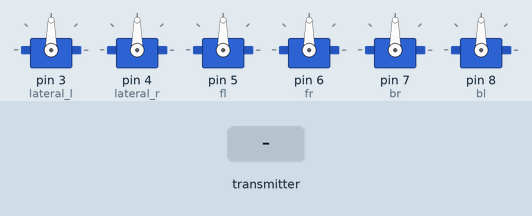
This sketch was run on a simulated Arduino Uno, built with avr-gcc and run on an emulated ATmega328P. Parts: 6 × servo. The test bench sets the inputs (shaded band). No radio packets arrive unless stated.

Above: at 3.2 s.
3.3 s: the transmitter starts sending lx = 0
At 4.5 s:
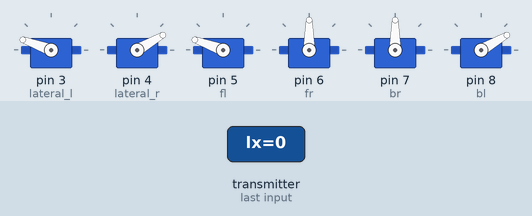
4.8 s: the transmitter starts sending ly = 64
At 5.7 s:
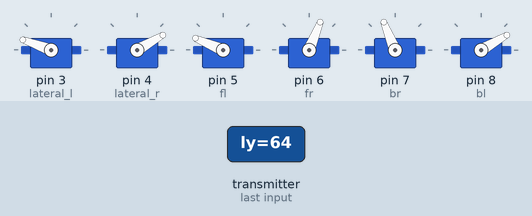
6.3 s: the transmitter starts sending rx = 64
At 6.8 s:
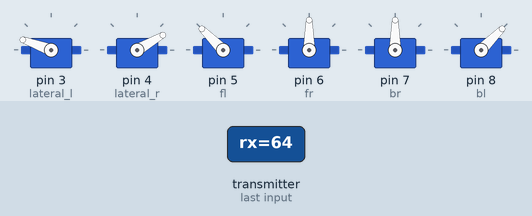
7.8 s: the transmitter starts sending lx = 64
At 9.0 s:
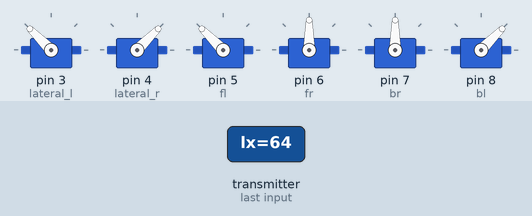
9.3 s: the transmitter starts sending ly = 0
At 10.3 s:
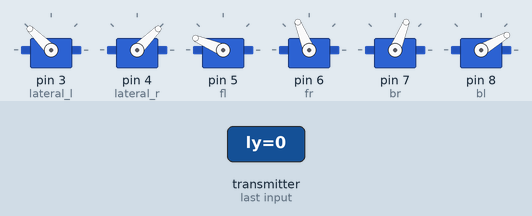
10.8 s: the transmitter starts sending rx = 0
At 11.5 s:
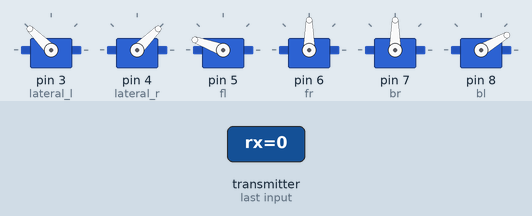
Timing chart, 0 to 13.3 s (numbered marks = the images above; inputs shaded):
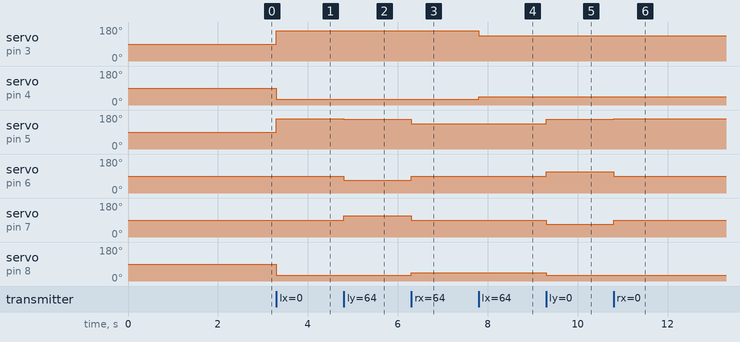

Measured:
- after the input at 3.3 s, servo on pin 3 (lateral_l), servo on pin 5 (fl): 90° → 160° at once; servo on pin 4 (lateral_r), servo on pin 8 (bl): 90° → 30° at once
- after the input at 4.8 s, servo on pin 5 (fl): 160° → 157° at once; servo on pin 6 (fr): 90° → 68° at once; servo on pin 7 (br): 90° → 112° at once
- after the input at 6.3 s, servo on pin 5 (fl): 157° → 135° at once; servo on pin 6 (fr): 68° → 90° at once; servo on pin 7 (br): 112° → 90° at once; servo on pin 8 (bl): 30° → 45° at once
- after the input at 7.8 s, servo on pin 3 (lateral_l): 160° → 135° at once; servo on pin 4 (lateral_r): 30° → 45° at once
- after the input at 9.3 s, servo on pin 5 (fl): 135° → 157° at once; servo on pin 6 (fr): 90° → 112° at once; servo on pin 7 (br): 90° → 68° at once; servo on pin 8 (bl): 45° → 30° at once
- after the input at 10.8 s, servo on pin 5 (fl): 157° → 160° at once; servo on pin 6 (fr): 112° → 90° at once; servo on pin 7 (br): 68° → 90° at once

The sketch:

receiver.ino
```cpp
#include "RF24.h"
#include "printf.h"
#include <Servo.h>

Servo fl;
Servo fr;
Servo bl;
Servo br;
Servo lateral_l;
Servo lateral_r;


RF24 radio(9, 10);
const byte data_pipe[6] = "00001";


typedef struct controller{
  uint8_t lx;
  uint8_t ly;
  uint8_t rx;
  }controller;

void setup() {
  Serial.begin(9600);
  printf_begin();

  pinMode(3, OUTPUT);
  pinMode(4, OUTPUT);
  pinMode(5, OUTPUT);
  pinMode(6, OUTPUT);
  pinMode(7, OUTPUT);
  pinMode(8, OUTPUT);
  lateral_l.attach(3);
  lateral_r.attach(4);
  fl.attach(5);
  fr.attach(6);
  br.attach(7);
  bl.attach(8);
  lateral_l.write(90);
  lateral_r.write(90);
  fl.write(90);
  fr.write(90);
  bl.write(90);
  br.write(90);
  delay(2000);

  radio.begin();
  radio.setRetries(15, 15);
  radio.setPALevel(RF24_PA_MAX);
  radio.openReadingPipe(1, data_pipe);
  radio.startListening();
  radio.printDetails();
}

void loop() {
  if (radio.available())
  {
    int payload_size = radio.getDynamicPayloadSize();
    if (payload_size > 1)
    {
      controller inputs;
      radio.read(&inputs, payload_size);
      int lx = map(inputs.lx, 0, 255, 0, 180);
      //91 is 0 after mapping
      if(lx == 91){
          lx = 90;
        }
      int ly = map(inputs.ly, 0, 255, 0, 180);
      if(ly == 91){
          ly = 90;
        }
      int rx = map(inputs.rx, 0, 255, 0, 180);
      if(rx == 91){
          rx = 90;
        }

      //have to make negative inputs for algorithm to work
      lx -= 90;
      ly -= 90;
      rx -= 90;

      // left = (ly + rx)/2
      // right = (ly - rx)/2
      // lateral = lx

      //fl = -ly - lx -rx
      //fr = ly - lx - rx
      //br = ly + lx - rx
      //bl = -ly + lx - rx
      //left
      int drive_fl = (ly + rx)/2;
      drive_fl = constrain(drive_fl, -90, 90);
      int drive_bl = (ly + rx)/2;
      drive_bl = constrain(drive_bl, -90, 90);
      //right
      int drive_fr = (ly - rx)/2;
      drive_fr = constrain(drive_fr, -90, 90);
      int drive_br = (ly - rx)/2;
      drive_br = constrain(drive_br, -90, 90);
      //lateral
      int drive_lateral = lx;

      //make positive again
      drive_fl += 90;
      drive_fr += 90;
      drive_br += 90;
      drive_bl += 90;
      drive_lateral += 90;

      //fl and fr, 0 is forward
      //br and bl, 180 is forward
      //invert fr and bl
      drive_fr = map(drive_fr, 0, 180, 180, 0);
      drive_fl = map(drive_fl, 0, 180, 180, 0);
      int drive_inverted_lateral = map(drive_lateral, 0, 180, 180, 0);

      //30 and 160 is max power for some reason
      drive_fl = constrain(drive_fl, 30,160);
      drive_fr = constrain(drive_fr, 30,160);
      drive_bl = constrain(drive_bl, 30,160);
      drive_br = constrain(drive_br, 30,160);
      drive_lateral = constrain(drive_lateral, 30, 160);
      drive_inverted_lateral = constrain(drive_inverted_lateral, 30, 160);


      printf("fl: %d, fr: %d, br: %d, bl: %d\n", drive_fl, drive_fr, drive_br, drive_bl);

      fl.write(drive_fl);
      fr.write(drive_fr);
      bl.write(drive_bl);
      br.write(drive_br);
      lateral_r.write(drive_lateral);
      lateral_l.write(drive_inverted_lateral);


    }
  }

}
```
